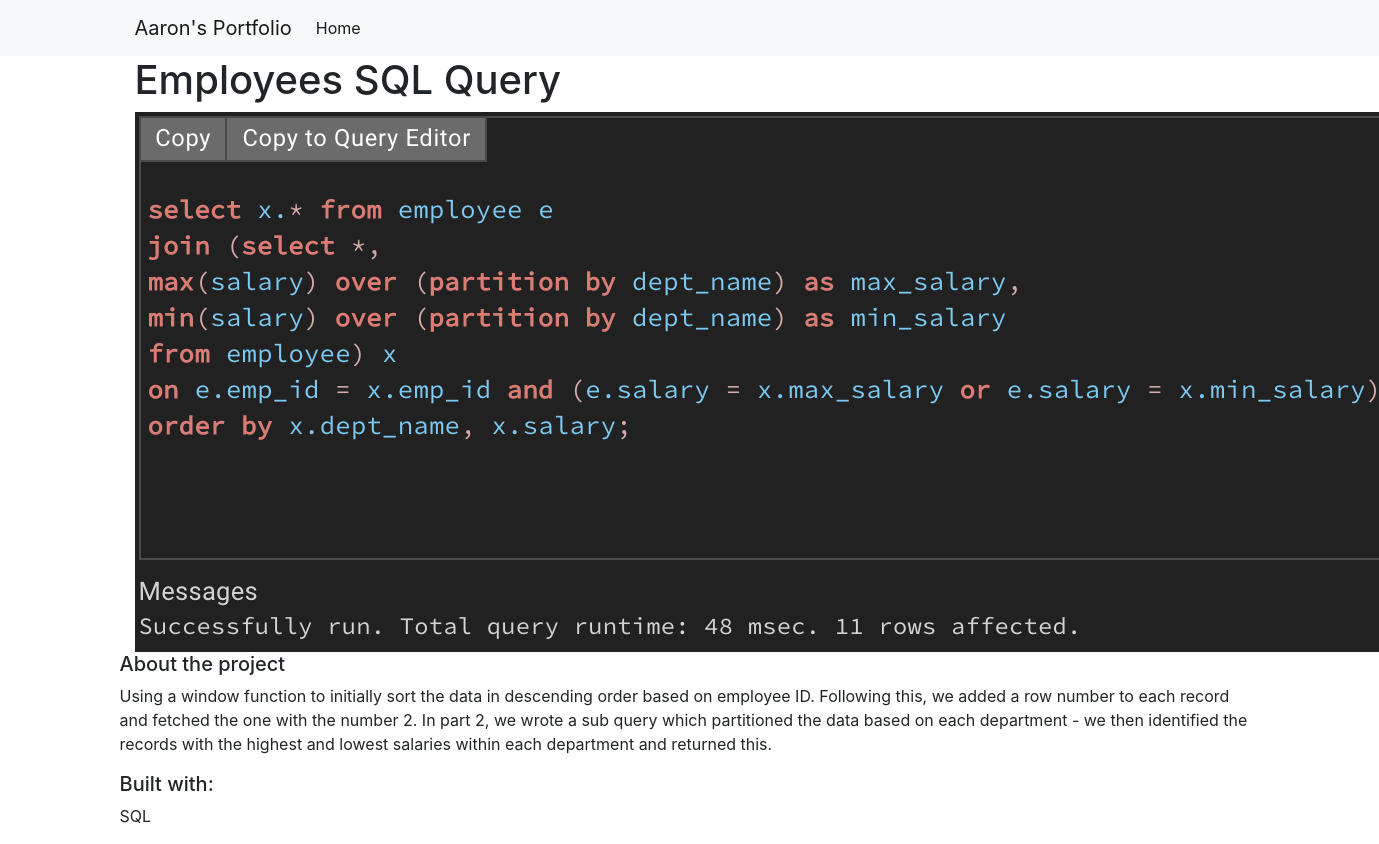
The app's page /projects/2 with its own data.
### projects/models.py (models this page shows)
class Project(models.Model):
    title = models.CharField(max_length=100)
    description = models.TextField()
    technology = models.CharField(max_length=20)
    image = models.CharField(max_length=100)

### projects/views.py (the view)
# urls.py: path('<int:pk>', views.project_detail, name='project_detail'),
def project_detail(request, pk):
    project = Project.objects.get(pk=pk)
    return render(request, 'projects/detail.html',{'project': project})

### projects/templates/projects/detail.html
    {% extends 'projects/base.html' %}
    {% load static %}
    {% block content %}
        <h1>{{ project.title }}</h1>
        <div class="row">
          <div class="col-md-8">
               <img src="{% static project.image %}" alt="{{ project.description }}">
            </div>
            <div class="col=md-4">
                <h5>About the project</h5>
                <p>{{ project.description }}</p>
                <h5>Built with:</h5>
                <p>{{ project.technology }}</p>
            </div>
        </div>
    {% endblock %}

### records on screen
Project: title "Employees SQL Query", image (picture), description "Using a window function to initially sort the data in descending order based on employee ID. Following this, we added a row number to each record and fetched the one with the number 2. In part 2, we wrote a sub query which partitioned the data based on each department - we then identified the records with the highest and lowest salaries within each department and returned this.", technology "SQL"
